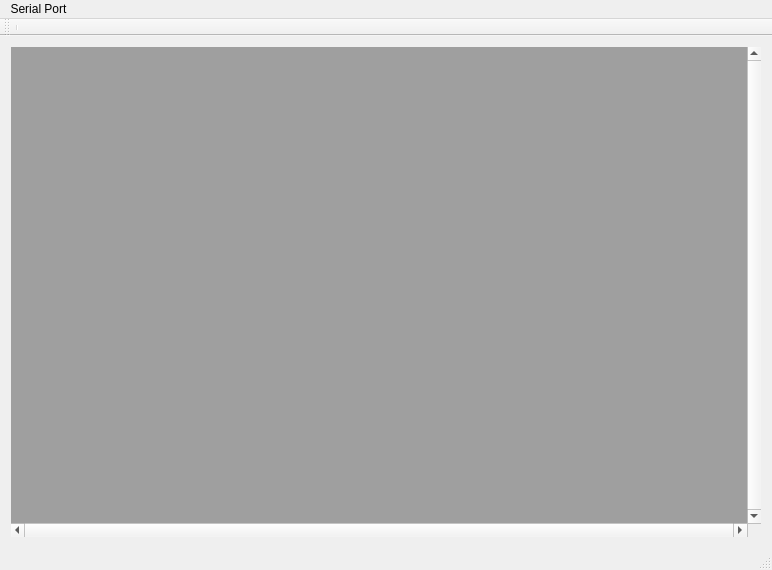
<?xml version="1.0" encoding="UTF-8"?>
<ui version="4.0">
 <class>MainWindow</class>
 <widget class="QMainWindow" name="MainWindow">
  <property name="geometry">
   <rect>
    <x>0</x>
    <y>0</y>
    <width>772</width>
    <height>570</height>
   </rect>
  </property>
  <property name="minimumSize">
   <size>
    <width>772</width>
    <height>480</height>
   </size>
  </property>
  <property name="contextMenuPolicy">
   <enum>Qt::DefaultContextMenu</enum>
  </property>
  <property name="windowTitle">
   <string>MainWindow</string>
  </property>
  <property name="toolButtonStyle">
   <enum>Qt::ToolButtonTextOnly</enum>
  </property>
  <widget class="QWidget" name="centralWidget">
   <layout class="QGridLayout" name="gridLayout">
    <item row="0" column="0">
     <widget class="QMdiArea" name="mdiArea">
      <property name="verticalScrollBarPolicy">
       <enum>Qt::ScrollBarAlwaysOn</enum>
      </property>
      <property name="horizontalScrollBarPolicy">
       <enum>Qt::ScrollBarAlwaysOn</enum>
      </property>
      <property name="tabShape">
       <enum>QTabWidget::Rounded</enum>
      </property>
     </widget>
    </item>
   </layout>
  </widget>
  <widget class="QStatusBar" name="statusBar"/>
  <widget class="QMenuBar" name="menuBar">
   <property name="geometry">
    <rect>
     <x>0</x>
     <y>0</y>
     <width>772</width>
     <height>22</height>
    </rect>
   </property>
   <widget class="QMenu" name="menuSerial_Port">
    <property name="title">
     <string>Serial Port</string>
    </property>
    <addaction name="actionOpen"/>
    <addaction name="actionClose"/>
   </widget>
   <addaction name="menuSerial_Port"/>
  </widget>
  <widget class="QToolBar" name="toolBar">
   <property name="windowTitle">
    <string>toolBar</string>
   </property>
   <attribute name="toolBarArea">
    <enum>TopToolBarArea</enum>
   </attribute>
   <attribute name="toolBarBreak">
    <bool>false</bool>
   </attribute>
   <addaction name="separator"/>
  </widget>
  <action name="actionOpen">
   <property name="text">
    <string>Open</string>
   </property>
  </action>
  <action name="actionClose">
   <property name="text">
    <string>Close</string>
   </property>
  </action>
 </widget>
 <layoutdefault spacing="6" margin="11"/>
 <resources/>
 <connections/>
</ui>
